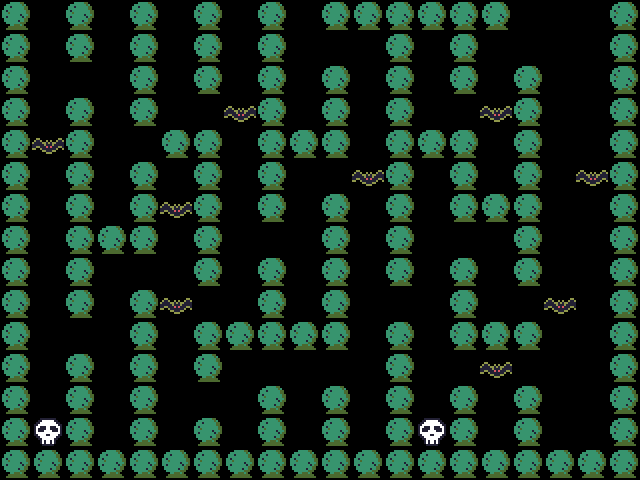

This is a level from a 2D game, rendered from its Tiled map with the project's own tilesets. A one-line summary and the complete map file follow:
An orthogonal 20x15 tile map with 32x32 px tiles, 1 tile layer (object).

<map version="1.0" orientation="orthogonal" renderorder="right-down" width="20" height="15" tilewidth="32" tileheight="32" nextobjectid="1">
 <tileset firstgid="1" name="tileset" tilewidth="32" tileheight="32" tilecount="64" columns="8">
  <image source="tileset.png" width="256" height="256" />
 </tileset>
 <layer name="object" width="20" height="15">
  <data encoding="csv">
3,0,3,0,3,0,3,0,3,0,3,3,3,3,3,3,0,0,0,3,
3,0,3,0,3,0,3,0,3,0,0,0,3,0,3,0,0,0,0,3,
3,0,0,0,3,0,3,0,3,0,3,0,3,0,3,0,3,0,0,3,
3,0,3,0,3,0,0,18,3,0,3,0,3,0,0,18,3,0,0,3,
3,18,3,0,0,3,3,0,3,3,3,0,3,3,3,0,3,0,0,3,
3,0,3,0,3,0,3,0,3,0,0,18,3,0,3,0,3,0,18,3,
3,0,3,0,3,18,3,0,3,0,3,0,3,0,3,3,3,0,0,3,
3,0,3,3,3,0,3,0,0,0,3,0,3,0,0,0,3,0,0,3,
3,0,3,0,0,0,3,0,3,0,3,0,3,0,3,0,3,0,0,3,
3,0,3,0,3,18,0,0,3,0,3,0,0,0,3,0,0,18,0,3,
3,0,0,0,3,0,3,3,3,3,3,0,3,0,3,3,3,0,0,3,
3,0,3,0,3,0,3,0,0,0,0,0,3,0,0,18,0,0,0,3,
3,0,3,0,3,0,0,0,3,0,3,0,3,0,3,0,3,0,0,3,
3,20,3,0,3,0,3,0,3,0,3,0,3,20,3,0,3,0,0,3,
3,3,3,3,3,3,3,3,3,3,3,3,3,3,3,3,3,3,3,3
</data>
 </layer>
</map>
